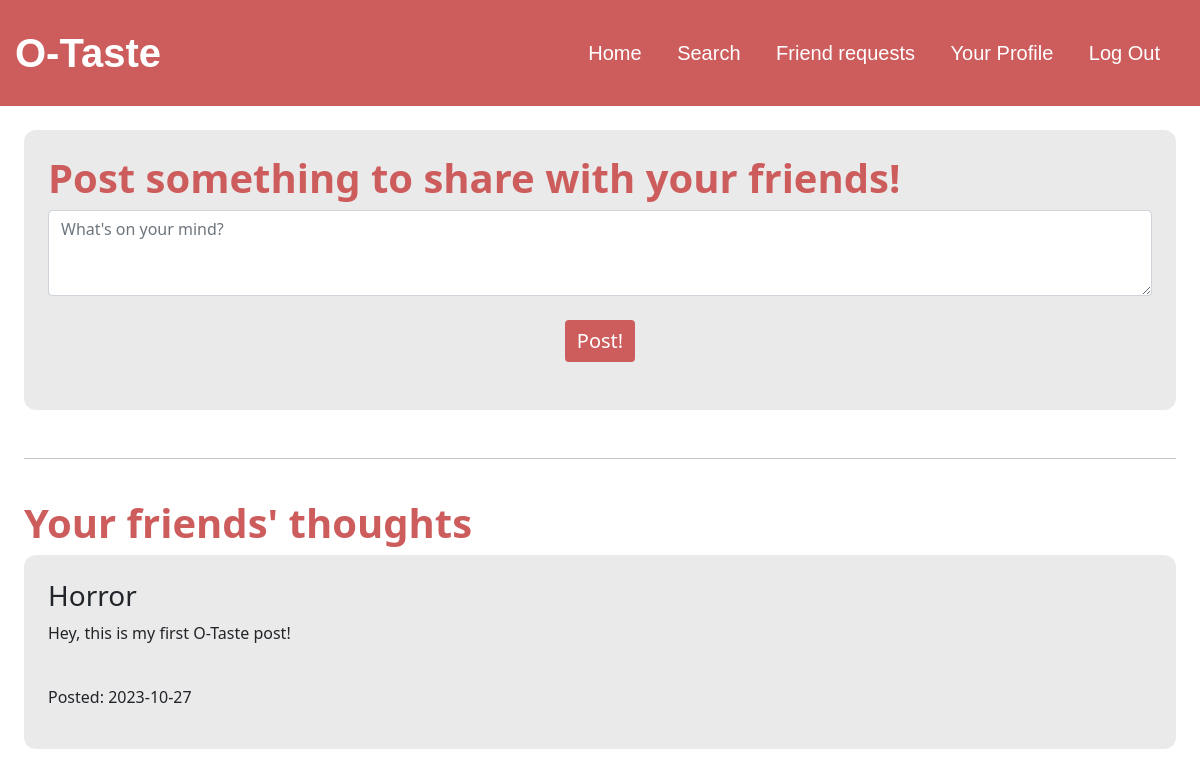
The page / (signed in) on the database its author committed.
### tables this page shows
CREATE TABLE posts (id integer primary key autoincrement not null, userId integer not null, message text(1000) not null, date text not null, time text not null, foreign key(userId) references users(id));

CREATE TABLE users (id INTEGER PRIMARY KEY AUTOINCREMENT NOT NULL, username TEXT NOT NULL, hash TEXT NOT NULL, birthday text not null, gender text not null, email text not null);

### app.py (the view)
@app.route("/")
@login_required
def index():
    try:
        posts = db.execute("select p.message, p.date, u.username, u.id from posts p join users u on u.id = p.userId where u.id = ? or u.id in (select c.connectionId from connections c where c.userId = ?) order by p.date desc, p.time desc", session["user_id"], session["user_id"])
        return render_template("index.html", posts=posts), 200
    except Exception:
        return render_template("apology.html"), 400

### app.py (called while the page is built)
@app.after_request
def after_request(response):
    response.headers["Cache-Control"] = "no-cache, no-store, must-revalidate"
    response.headers["Expires"] = 0
    response.headers["Pragma"] = "no-cache"
    return response

### helpers.py (called while the page is built)
def login_required(f):
    @wraps(f)
    def decorated_function(*args, **kwargs):
        if session.get("user_id") is None:
            return redirect("/login")
        return f(*args, **kwargs)
    return decorated_function

### templates/index.html (shortened to what this page needs)
{% extends "layout.html" %}
{% block main %}
    <div class="mx-4 my-4">
        <section class="background px-4 py-4 mb-2">
            <form action="/post" method="post">
                <h1 class="title">Post something to share with your friends!</h1>
                <div class="mb-4 mr-2">
                    <textarea class="form-control" name="post" placeholder="What's on your mind?" rows="3" required></textarea>
                </div>
                <div class="mb-4 text-center">
                    <button class="btn btn-primary" type="submit" style="background-color: indianred; border:none; font-size: 20px;">Post!</button>
                </div>
            </form>
        </section>
        <br>
        <hr>
        <br>
        <section>
            {% if posts %}
                <h1 class="title">Your friends' thoughts</h1>
                {% for post in posts%}
                    <div class="background px-4 py-4 mb-2">
                        <h3>{{ post.username }}</h3>
                        <p>{{ post.message }}</p>
                        <br>
                        <p>Posted: {{ post.date }}</p>
                    </div>
                {% endfor %}
            {% else %}
                <h1 class="title">Nothing to see here...</h1>
            {% endif %}
        </section>
    </div>
{% endblock %}

### static/styles.css (style rules this page uses)
.background { background-color: rgb(235, 234, 234); border-radius: 12px; }
.title { color: indianred; font-weight: bold; }

### rows shown on the page
posts: username "Horror", message "Hey, this is my first O-Taste post!", date "2023-10-27"
